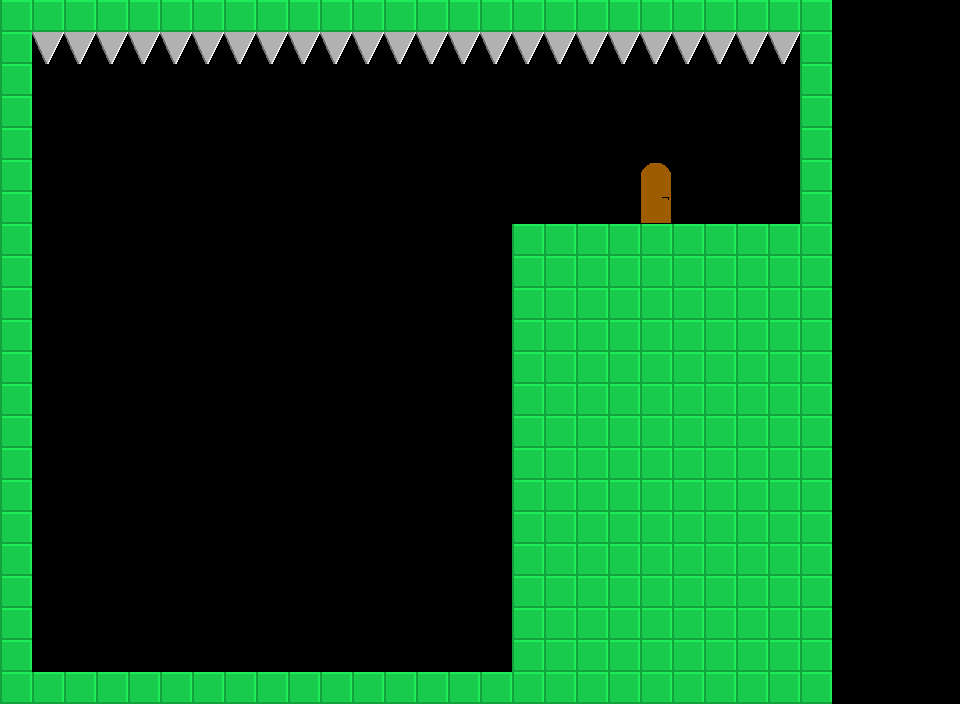

A level layout from a 2D game, rendered from its tile map. Below: a short description, then the map file with tile-grid data replaced by summaries:
An orthogonal 30x22 tile map with 32x32 px tiles, 1 tile layer (Tile Layer 1), 3 tilesets.

<map version="1.0" orientation="orthogonal" renderorder="left-down" width="30" height="22" tilewidth="32" tileheight="32" nextobjectid="1">
 <properties>
  <property name="playerstart" value="7,13" />
  <property name="scrollable" value="1" />
  <property name="starttext" value="Up and jump sleepy!" />
  <property name="togglegravity" value="1" />
 </properties>
 <tileset firstgid="1" name="map" tilewidth="32" tileheight="32">
  <image source="../../assets/img/steelblock.png" width="32" height="32" />
  <tile id="0">
   <properties>
    <property name="playerstart" value="4,22" />
   </properties>
  </tile>
 </tileset>
 <tileset firstgid="2" name="spikes" tilewidth="32" tileheight="32">
  <image source="../../assets/img/spikes.png" width="128" height="32" />
  <tile id="0">
   <properties>
    <property name="playerstart" value="4,10" />
   </properties>
  </tile>
 </tileset>
 <tileset firstgid="6" name="Door" tilewidth="32" tileheight="32">
  <image source="../../assets/img/door.png" width="64" height="32" />
 </tileset>
 <layer name="Tile Layer 1" width="30" height="22">
  <data>[660 cells, 244 non-empty, 4 distinct tile ids]</data>
 </layer>
</map>
